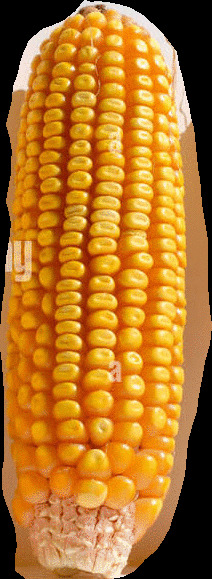
#> input picture images/corn/test3.jpg, 212 x 579 px, found by its file name
$ python crop.py
#> lines starting #> are read from the running program, lines starting #| are printed output that depends on the picture; after the words box and inside, x2 and y2 are one past the last pixel; in counts of white or black regions, pixels touching at a corner belong together
from email.mime import image
import cv2
import numpy as np

# Crop the image
def calculate_corn_length(image_path):
    # Load the image
    image = cv2.imread(image_path)
#> image is the input picture: shape (579, 212, 3); mean B, G, R 39.7, 116.5, 177.2

    # Calculate the corn length
    corn_length = len(image)
#> corn_length = 579

    # Remove bottom 10% and top 10% of the image
    bottom_cutoff = int(corn_length * 0.1)
#> bottom_cutoff = 57
    top_cutoff = int(corn_length * 0.9)
#> top_cutoff = 521
    cropped_image = image[bottom_cutoff:top_cutoff, :]
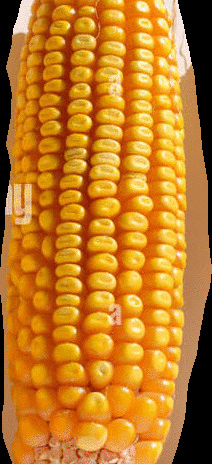
#> cropped_image: shape (464, 212, 3); mean B, G, R 35.8, 123.1, 191.2

    # Display the output
    cv2.imshow("Cropped Image", cropped_image)
    cv2.waitKey(0)
    cv2.destroyAllWindows()

# Yellow Color Kernel
def find_yellow_kernels(image_path):

    #Image path for all parameters
    image = cv2.imread(image_path)

    # Convert image to HSV color space
    hsv_image = cv2.cvtColor(image, cv2.COLOR_BGR2HSV)
#> hsv_image: shape (579, 212, 3); mean H, S, V 16.4, 174.5, 177.3

    # Define lower and upper bounds for yellow color in HSV
    lower_yellow = np.array([20, 100, 100])
    upper_yellow = np.array([30, 255, 255])

    # Threshold the image to get only yellow pixels
    yellow_mask = cv2.inRange(hsv_image, lower_yellow, upper_yellow)
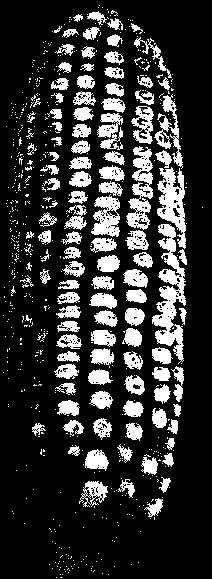
#> yellow_mask: shape (579, 212); 20.4% white; 651 white regions (536 under 20 px), largest, box (x1, y1, x2, y2) and area: (152, 224, 186, 364) 2047, (157, 167, 186, 249) 1211, (126, 146, 153, 230) 1173

    # Apply morphological operations to remove noise
    kernel = cv2.getStructuringElement(cv2.MORPH_RECT, (5, 5))
    yellow_mask = cv2.morphologyEx(yellow_mask, cv2.MORPH_OPEN, kernel)
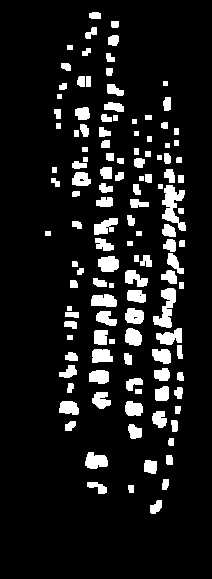
#> yellow_mask: shape (579, 212); 10.7% white; 127 white regions

    # Find contours of yellow kernels
    contours, _ = cv2.findContours(yellow_mask, cv2.RETR_EXTERNAL, cv2.CHAIN_APPROX_SIMPLE)
#> contours = 127 contours, 11 with area under 20; largest, box (x1, y1, x2, y2) and area: (162, 185, 186, 231) 472, (153, 288, 176, 328) 407, (85, 452, 108, 469) 256, (156, 328, 182, 345) 248, (98, 256, 119, 272) 246

    # Display the number of yellow kernels
    num_kernels = len(contours)
#> num_kernels = 127
    print(f"Number of yellow kernels: {num_kernels}")
#| Number of yellow kernels: 127

    # Draw contours on the original image
    image_with_contours = cv2.drawContours(image.copy(), contours, -1, (0, 255, 255), 2)
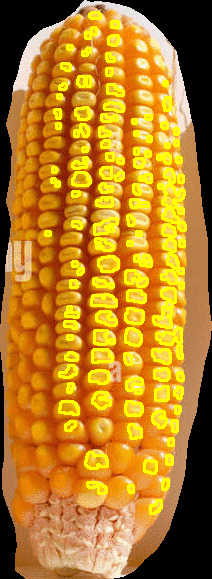
#> image_with_contours: shape (579, 212, 3); mean B, G, R 34.1, 125.2, 179.5

    # Display the output image
    cv2.imshow("Yellow Kernels", image_with_contours)
    cv2.waitKey(0)
    cv2.destroyAllWindows()

# Red Color Kernel
def find_red_kernels(image_path):

    # Load the image
    image = cv2.imread(image_path)

    # Convert image to HSV color space
    hsv_image = cv2.cvtColor(image, cv2.COLOR_BGR2HSV)

    # Define lower and upper bounds for orange color in HSV
    lower_red = np.array([0, 100, 100])
    upper_red = np.array([10, 255, 255])

    # Threshold the image to get only yellow pixels
    red_mask = cv2.inRange(hsv_image, lower_red, upper_red)
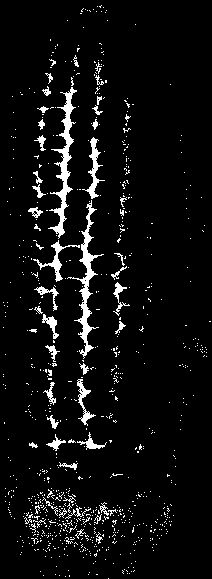
#> red_mask: shape (579, 212); 5.8% white; 813 white regions (761 under 20 px), largest, box (x1, y1, x2, y2) and area: (48, 87, 77, 239) 1109, (67, 200, 104, 359) 1033, (82, 137, 105, 199) 370

    # Apply morphological operations to remove noise
    kernel = cv2.getStructuringElement(cv2.MORPH_RECT, (5, 5))
    red_mask = cv2.morphologyEx(red_mask, cv2.MORPH_OPEN, kernel)
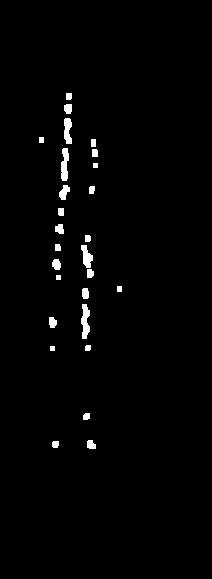
#> red_mask: shape (579, 212); 1.5% white; 27 white regions

    # Find contours of yellow kernels
    contours, _ = cv2.findContours(red_mask, cv2.RETR_EXTERNAL, cv2.CHAIN_APPROX_SIMPLE)
#> contours = 27 contours, 3 with area under 20; largest, box (x1, y1, x2, y2) and area: (81, 304, 90, 339) 178, (61, 148, 69, 181) 160, (81, 245, 93, 268) 138, (64, 118, 72, 144) 134, (59, 185, 70, 200) 84

    # Display the number of orange kernels
    num_kernels = len(contours)
#> num_kernels = 27
    print(f"Number of red kernels: {num_kernels}")
#| Number of red kernels: 27

    # Draw contours on the original image
    image_with_contours = cv2.drawContours(image.copy(), contours, -1, (0, 255, 255), 2)
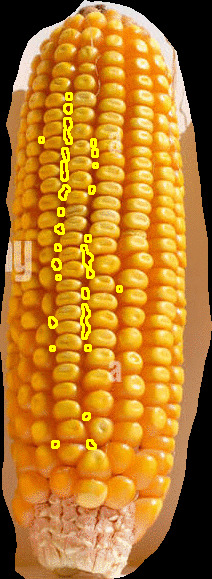
#> image_with_contours: shape (579, 212, 3); mean B, G, R 39.6, 120.6, 179.2

    # Display the output image
    cv2.imshow("Red Kernels", image_with_contours)
    cv2.waitKey(0)
    cv2.destroyAllWindows()

# Measure the Length of the Corn
def measure_image_dimensions(image_path):
    image = cv2.imread(image_path)
    height, width, _ = image.shape
#> height = 579; width = 212
    dpi = 96  # assuming a standard screen DPI

    # Convert pixels to centimeters
    height_cm = height / dpi * 2.54
#> height_cm = 15.32
    width_cm = width / dpi * 2.54
#> width_cm = 5.61

    print(f"The image dimensions are: {height_cm:.2f} cm x {width_cm:.2f} cm")
#| The image dimensions are: 15.32 cm x 5.61 cm


image_path = r'C:\Users\C.GOUTHAM\Desktop\Deepcorn\images\corn\test3.jpg'

# Find red kernels in the image
calculate_corn_length(image_path)
find_yellow_kernels(image_path)
find_red_kernels(image_path)
measure_image_dimensions(image_path)

$ run again, with images/corn/test1.jpg copied over images/corn/test3.jpg
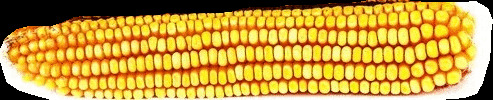
#> input picture images/corn/test1.jpg, 493 x 100 px, found by its file name
#> in calculate_corn_length, image is the input picture: shape (100, 493, 3); mean B, G, R 62.2, 158, 198
#> corn_length = 100
#> bottom_cutoff = 10
#> top_cutoff = 90
#> hsv_image: shape (100, 493, 3); mean H, S, V 21.7, 165.4, 198.2
#> in find_yellow_kernels, `yellow_mask = cv2.morphologyEx(yellow_mask, cv2.MORPH_OPEN, kernel)`:
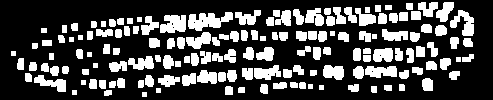
#> yellow_mask: shape (100, 493); 28.3% white; 151 white regions
#> in find_yellow_kernels, `contours, _ = cv2.findContours(yellow_mask, cv2.RETR_EXTERNAL, cv2.CHA..`: contours = 151 contours, 15 with area under 20; largest, box (x1, y1, x2, y2) and area: (188, 12, 233, 31) 444, (160, 15, 186, 33) 332, (450, 10, 474, 36) 274, (365, 66, 397, 78) 258, (254, 65, 281, 80) 230
#> in find_yellow_kernels, `num_kernels = len(contours)`: num_kernels = 151
#| Number of yellow kernels: 151
#> in find_red_kernels, `red_mask = cv2.inRange(hsv_image, lower_red, upper_red)`:
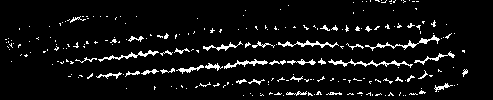
#> red_mask: shape (100, 493); 6.2% white in thin lines or dots
#> in find_red_kernels, `contours, _ = cv2.findContours(red_mask, cv2.RETR_EXTERNAL, cv2.CHAIN_..`: contours = []
#> in find_red_kernels, `num_kernels = len(contours)`: num_kernels = 0
#| Number of red kernels: 0
#| The image dimensions are: 2.65 cm x 13.04 cm

$ run again, with images/corn/test2.jpg copied over images/corn/test3.jpg
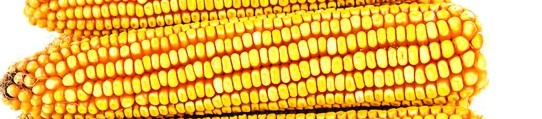
#> input picture images/corn/test2.jpg, 542 x 119 px, found by its file name
#> in calculate_corn_length, image is the input picture: shape (119, 542, 3); mean B, G, R 81.5, 185.1, 231.2
#> corn_length = 119
#> bottom_cutoff = 11
#> top_cutoff = 107
#> hsv_image: shape (119, 542, 3); mean H, S, V 20.2, 172.3, 231.4
#> in find_yellow_kernels, `yellow_mask = cv2.morphologyEx(yellow_mask, cv2.MORPH_OPEN, kernel)`:
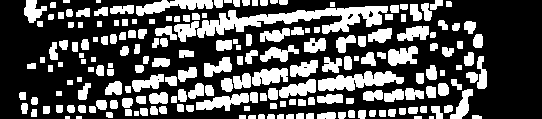
#> yellow_mask: shape (119, 542); 33.3% white; 195 white regions (4 under 20 px)
#> in find_yellow_kernels, `contours, _ = cv2.findContours(yellow_mask, cv2.RETR_EXTERNAL, cv2.CHA..`: contours = 195 contours, 24 with area under 20; largest, box (x1, y1, x2, y2) and area: (174, 6, 388, 42) 2432, (318, 71, 404, 91) 880, (136, 0, 213, 16) 545, (196, 93, 249, 111) 448, (252, 68, 288, 86) 404
#> in find_yellow_kernels, `num_kernels = len(contours)`: num_kernels = 195
#| Number of yellow kernels: 195
#> in find_red_kernels, `red_mask = cv2.inRange(hsv_image, lower_red, upper_red)`:
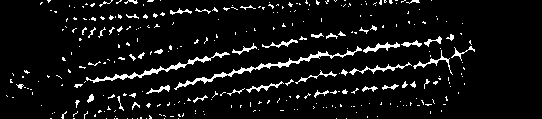
#> red_mask: shape (119, 542); 6.8% white in thin lines or dots, all inside (x1, y1, x2, y2) = (6, 0, 475, 119)
#> in find_red_kernels, `contours, _ = cv2.findContours(red_mask, cv2.RETR_EXTERNAL, cv2.CHAIN_..`: contours = []
#> in find_red_kernels, `num_kernels = len(contours)`: num_kernels = 0
#| Number of red kernels: 0
#| The image dimensions are: 3.15 cm x 14.34 cm

$ run again, with images/corn/test4.jpg copied over images/corn/test3.jpg
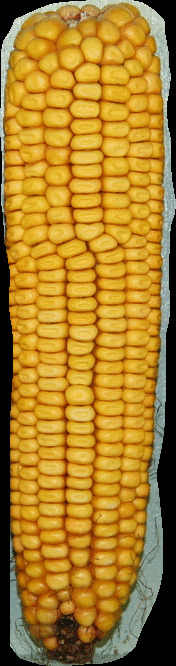
#> input picture images/corn/test4.jpg, 176 x 666 px, found by its file name
#> in calculate_corn_length, image is the input picture: shape (666, 176, 3); mean B, G, R 42.4, 128.2, 170.1
#> corn_length = 666
#> bottom_cutoff = 66
#> top_cutoff = 599
#> hsv_image: shape (666, 176, 3); mean H, S, V 24.3, 175.7, 171.7
#> in find_yellow_kernels, `contours, _ = cv2.findContours(yellow_mask, cv2.RETR_EXTERNAL, cv2.CHA..`: contours = 160 contours, 7 with area under 20; largest, box (x1, y1, x2, y2) and area: (8, 187, 69, 258) 2194, (8, 52, 71, 109) 1492, (91, 216, 158, 263) 1416, (16, 297, 66, 338) 1342, (104, 158, 161, 192) 1216
#> in find_yellow_kernels, `num_kernels = len(contours)`: num_kernels = 160
#| Number of yellow kernels: 160
#> in find_red_kernels, `red_mask = cv2.inRange(hsv_image, lower_red, upper_red)`:
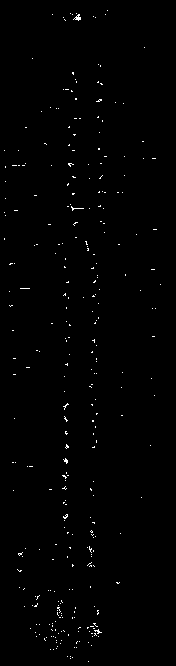
#> red_mask: shape (666, 176); 0.68% white in thin lines or dots, all inside (x1, y1, x2, y2) = (4, 10, 161, 662)
#> in find_red_kernels, `contours, _ = cv2.findContours(red_mask, cv2.RETR_EXTERNAL, cv2.CHAIN_..`: contours = []
#> in find_red_kernels, `num_kernels = len(contours)`: num_kernels = 0
#| Number of red kernels: 0
#| The image dimensions are: 17.62 cm x 4.66 cm
